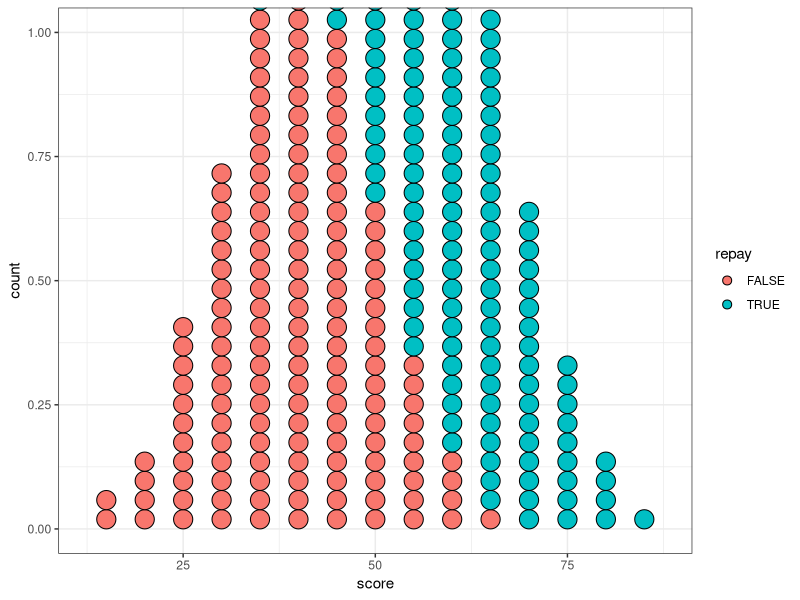
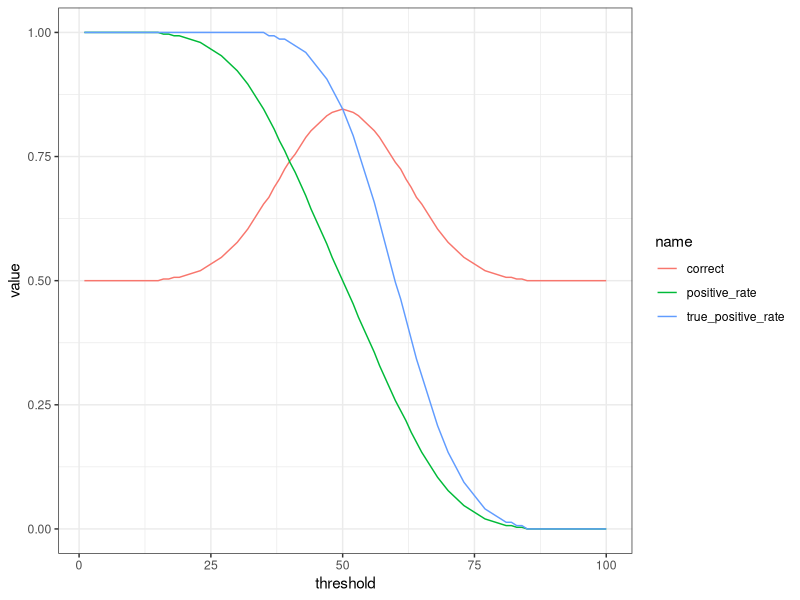
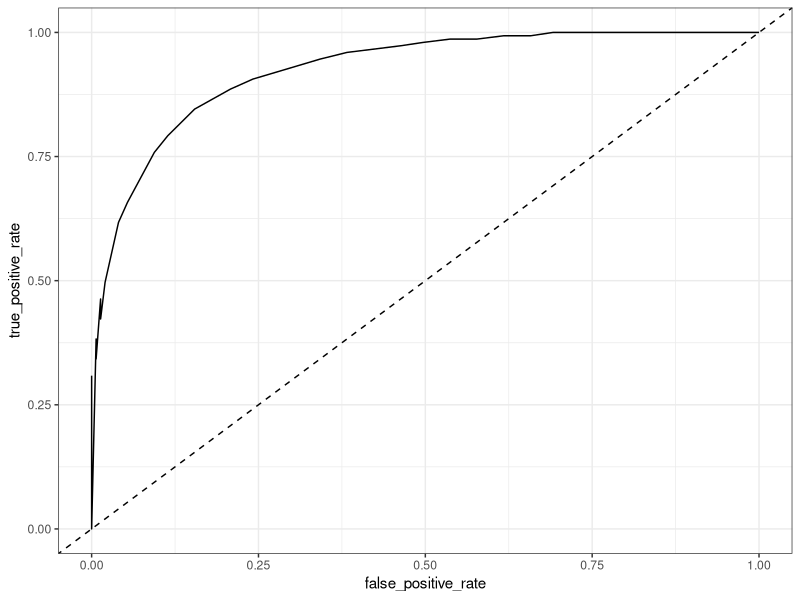

R code for these plots, in order:
## ---- chunk 1
knitr::opts_chunk$set(echo = TRUE, comment = "")
library(tidyverse)
theme_set(theme_bw())
## ---- chunk 2
set.seed(0)
make_group_rand <- function(n, mean, sd, ...) {
  tibble(score = rnorm(n, mean = mean, sd = sd), ...)
}

# "Deterministic normal": for n points, we expect n * pnorm(x, mu, sd) of them to be below x.
make_group <- function(n, mean, sd, ...) {
  tibble(score = 0:100) %>% 
    mutate(n = floor(n * pnorm(score, mean, sd))) %>% 
    mutate(delta = c(diff(n), 0)) %>% 
    uncount(delta) %>% 
    select(score) %>% 
    mutate(...)
}

people <- bind_rows(
  make_group(150, 60, 10, repay = TRUE),
  make_group(150, 40, 10, repay = FALSE)
)
## ---- chunk 3
ggplot(people, aes(x = score, fill = repay)) +
  geom_dotplot(binwidth = 5, dotsize = .5, binpositions = "all", method = "histodot", stackgroups = TRUE)
## ---- chunk 4
people %>% 
  summarize(num_repayed = sum(repay),
            frac_repayed = mean(repay))
## ---- chunk 5
threshold <- 64
decisions <- 
  people %>% 
  mutate(granted = score >= threshold)
## ---- chunk 6
# Positive rate:
decisions %>% 
  summarize(mean(granted))

#True positive rate:
decisions %>% 
  filter(repay) %>% 
  summarize(mean(granted))
## ---- chunk 7
decisions %>% 
  summarize(
    true_positive_rate = sum(granted & repay) / sum(repay),    # frac of positives that were correct
    true_negative_rate = sum(!granted & !repay) / sum(!repay), # frac of negatives that were correct
    false_positive_rate = sum(granted & !repay) / sum(!repay)    # frac of negatives that were incorrect
  )
## ---- chunk 8
outcomes <- 
  decisions %>% 
    mutate(
      correct = repay == granted,
      outcome = case_when(
        repay & granted ~ "True Positive",
        repay & !granted ~ "False Negative",
        !repay & granted ~ "False Positive",
        !repay & !granted ~ "True Negative"
      )
    )
outcomes %>% 
  summarize(mean(correct))

outcome_counts <- outcomes %>% 
  group_by(outcome) %>% 
  summarize(n = n())
outcome_counts
## ---- chunk 9
all_decisions <- 
  people %>% 
    expand_grid(threshold = 1:100) %>% 
    mutate(granted = score >= threshold)

outcomes_wide <- 
all_decisions %>% 
  group_by(threshold) %>% 
  summarize(
    positive_rate = mean(granted),
    true_positive_rate = sum(granted & repay) / sum(repay),
    sensitivity = true_positive_rate,
    true_negative_rate = sum(!granted & !repay) / sum(!repay),
    specificity = true_negative_rate,
    false_positive_rate = 1 - specificity,
    correct = mean(granted == repay))

outcomes_wide %>% 
  pivot_longer(c(positive_rate, true_positive_rate, correct)) %>% 
  ggplot(aes(x = threshold, y = value, color = name)) + geom_line()
## ---- chunk 10
outcomes_wide %>% 
  ggplot(aes(x = false_positive_rate, y = true_positive_rate)) +
  geom_line() +
  geom_abline(slope = 1, intercept = 0, linetype = "dashed")
